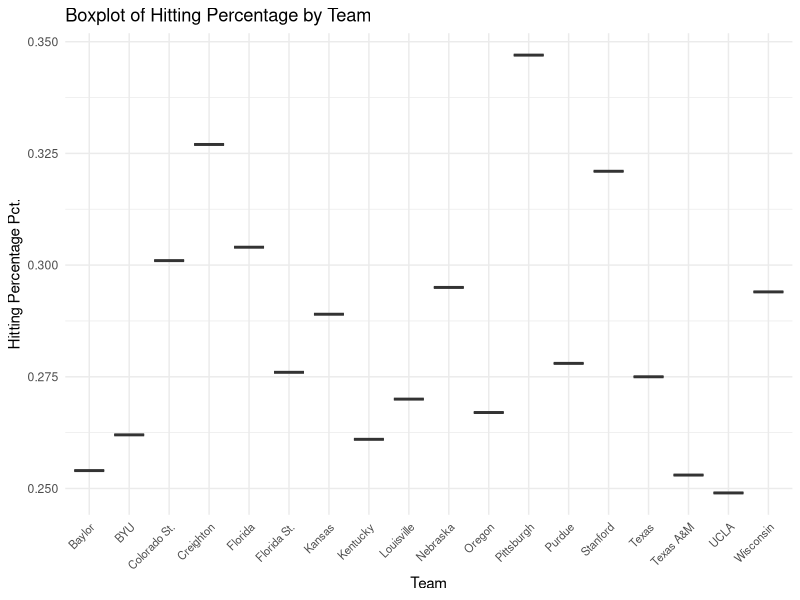
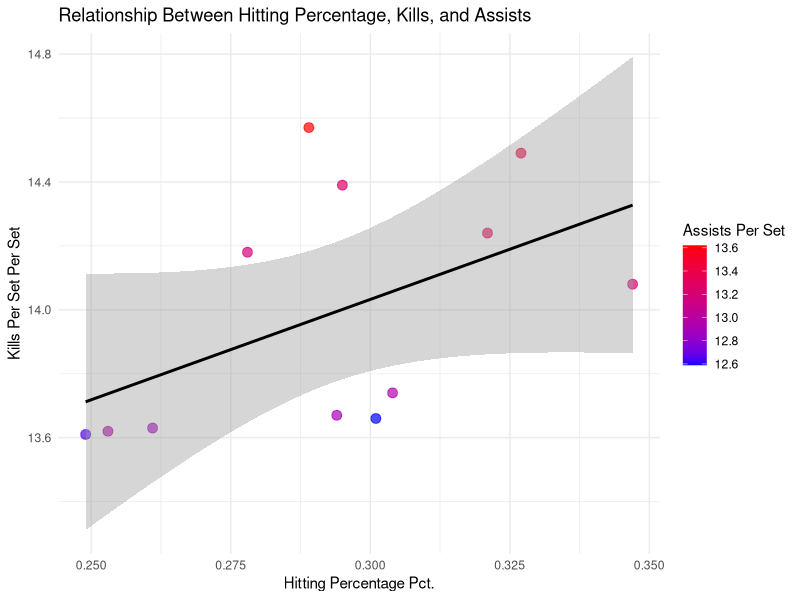

The R script that drew these images, in order:
## ---- chunk 1
library(readxl)
library(ggplot2)
library(reshape2)
## ---- chunk 2
data <- read_excel("team_stats_combined.xlsx")
## ---- chunk 3
head(data)
## ---- chunk 4
# Load necessary libraries
library(ggplot2)
library(dplyr)

# Remove rows with NA (NaN) values in 'Hitting Percentage Pct.' or 'Team' columns
data_clean <- data %>%
  filter(!is.na(`Hitting Percentage Pct.`) & !is.na(Team))

# Create the boxplot
ggplot(data_clean, aes(x = Team, y = `Hitting Percentage Pct.`)) +
  geom_boxplot() +
  theme(axis.text.x = element_text(angle = 45, hjust = 1, vjust = 1)) + # Adjust angle and position
  labs(title = "Boxplot of Hitting Percentage by Team",
       x = "Team",
       y = "Hitting Percentage Pct.") +
  theme_minimal() +
  theme(axis.text.x = element_text(size = 8, angle = 45, hjust = 1, vjust = 1))  # Smaller text size and angle
## ---- chunk 5
# Ensure required libraries are loaded
library(ggplot2)
library(dplyr)

# Clean data: Remove NA values for 'Hitting Percentage Pct.', 'Kills Per Set Per Set', and 'Assists Per Set Per Set'
data_clean <- data %>%
  filter(!is.na(`Hitting Percentage Pct.`) & 
         !is.na(`Kills Per Set Per Set`) & 
         !is.na(`Assists Per Set Per Set`))

# Create a scatter plot with color encoding for 'Assists Per Set Per Set'
ggplot(data_clean, aes(x = `Hitting Percentage Pct.`, 
                       y = `Kills Per Set Per Set`, 
                       color = `Assists Per Set Per Set`)) +
  geom_point(alpha = 0.7, size = 3) + # Scatter plot points
  geom_smooth(method = "lm", color = "black", se = TRUE) + # Overall regression line
  labs(title = "Relationship Between Hitting Percentage, Kills, and Assists",
       x = "Hitting Percentage Pct.",
       y = "Kills Per Set Per Set",
       color = "Assists Per Set") +
  scale_color_gradient(low = "blue", high = "red") + # Color gradient for assists
  theme_minimal()


